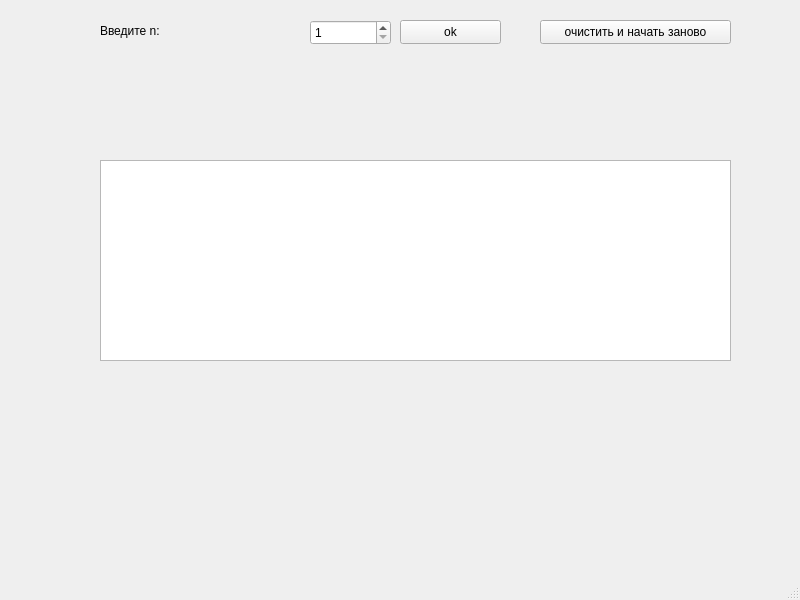
<?xml version="1.0" encoding="UTF-8"?>
<ui version="4.0">
 <class>MainWindow</class>
 <widget class="QMainWindow" name="MainWindow">
  <property name="geometry">
   <rect>
    <x>0</x>
    <y>0</y>
    <width>800</width>
    <height>600</height>
   </rect>
  </property>
  <property name="windowTitle">
   <string>MainWindow</string>
  </property>
  <widget class="QWidget" name="centralwidget">
   <widget class="QLabel" name="Message">
    <property name="geometry">
     <rect>
      <x>100</x>
      <y>20</y>
      <width>331</width>
      <height>21</height>
     </rect>
    </property>
    <property name="text">
     <string>Введите n:</string>
    </property>
   </widget>
   <widget class="QSpinBox" name="spinBox">
    <property name="geometry">
     <rect>
      <x>310</x>
      <y>20</y>
      <width>81</width>
      <height>25</height>
     </rect>
    </property>
    <property name="minimum">
     <number>1</number>
    </property>
    <property name="maximum">
     <number>2147483647</number>
    </property>
   </widget>
   <widget class="QPushButton" name="pushButton_restart">
    <property name="geometry">
     <rect>
      <x>540</x>
      <y>20</y>
      <width>191</width>
      <height>24</height>
     </rect>
    </property>
    <property name="text">
     <string>очистить и начать заново</string>
    </property>
   </widget>
   <widget class="QLabel" name="label_n">
    <property name="geometry">
     <rect>
      <x>100</x>
      <y>80</y>
      <width>121</width>
      <height>16</height>
     </rect>
    </property>
    <property name="text">
     <string/>
    </property>
   </widget>
   <widget class="QPushButton" name="pushButton_enter">
    <property name="geometry">
     <rect>
      <x>400</x>
      <y>20</y>
      <width>101</width>
      <height>24</height>
     </rect>
    </property>
    <property name="text">
     <string>ok</string>
    </property>
   </widget>
   <widget class="QTextEdit" name="textEdit">
    <property name="enabled">
     <bool>true</bool>
    </property>
    <property name="geometry">
     <rect>
      <x>100</x>
      <y>160</y>
      <width>631</width>
      <height>201</height>
     </rect>
    </property>
    <property name="autoFillBackground">
     <bool>false</bool>
    </property>
    <property name="readOnly">
     <bool>true</bool>
    </property>
   </widget>
   <widget class="QLabel" name="label_mod">
    <property name="geometry">
     <rect>
      <x>100</x>
      <y>120</y>
      <width>111</width>
      <height>16</height>
     </rect>
    </property>
    <property name="text">
     <string/>
    </property>
   </widget>
   <widget class="QLabel" name="label_ans">
    <property name="geometry">
     <rect>
      <x>100</x>
      <y>400</y>
      <width>221</width>
      <height>16</height>
     </rect>
    </property>
    <property name="text">
     <string/>
    </property>
   </widget>
  </widget>
  <widget class="QMenuBar" name="menubar">
   <property name="geometry">
    <rect>
     <x>0</x>
     <y>0</y>
     <width>800</width>
     <height>22</height>
    </rect>
   </property>
  </widget>
  <widget class="QStatusBar" name="statusbar"/>
 </widget>
 <resources/>
 <connections/>
</ui>
